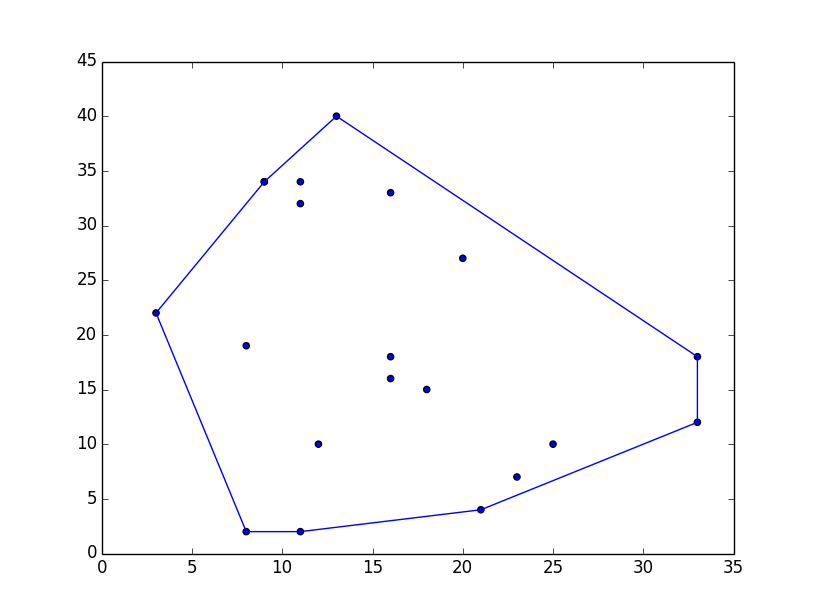

Here is the Python script that generated this plot:
#!/usr/bin/env python
# -*- coding: UTF-8 -*-

def convex_hull(points):
    """Computes the convex hull of a set of 2D points.
 
    Input: an iterable sequence of (x, y) pairs representing the points.
    Output: a list of vertices of the convex hull in counter-clockwise order,
      starting from the vertex with the lexicographically smallest coordinates.
    Implements Andrew's monotone chain algorithm. O(n log n) complexity.
    """
 
    # Sort the points lexicographically (tuples are compared lexicographically).
    # Remove duplicates to detect the case we have just one unique point.
    points = sorted(set(points))
 
    # Boring case: no points or a single point, possibly repeated multiple times.
    if len(points) <= 1:
        return points
 
    # 2D cross product of OA and OB vectors, i.e. z-component of their 3D cross product.
    # Returns a positive value, if OAB makes a counter-clockwise turn,
    # negative for clockwise turn, and zero if the points are collinear.
    def cross(o, a, b):
        return (a[0] - o[0]) * (b[1] - o[1]) - (a[1] - o[1]) * (b[0] - o[0])
 
    # Build lower hull 
    lower = []
    for p in points:
        while len(lower) >= 2 and cross(lower[-2], lower[-1], p) <= 0:
            lower.pop()
        lower.append(p)
 
    # Build upper hull
    upper = []
    for p in reversed(points):
        while len(upper) >= 2 and cross(upper[-2], upper[-1], p) <= 0:
            upper.pop()
        upper.append(p)
 
    # Concatenation of the lower and upper hulls gives the convex hull.
    # Last point of each list is omitted because it is repeated at the beginning of the other list. 
    return lower[:-1] + upper[:-1]
 
 
# =============================================================================
# 根据得出的结果，绘制图片
import random
import matplotlib.pyplot as plt

pointsx = [random.randint(2,40) for i in range(20)]
pointsy = [random.randint(2,40) for i in range(20)]
points = zip(pointsx, pointsy)


plt.scatter(pointsx, pointsy)
outp = convex_hull(points)
xl = []
yl = []
for point in outp:
    xl.append(point[0])
    yl.append(point[1])

xl.append(xl[0])
yl.append(yl[0])

plt.plot(xl, yl)
plt.show()
